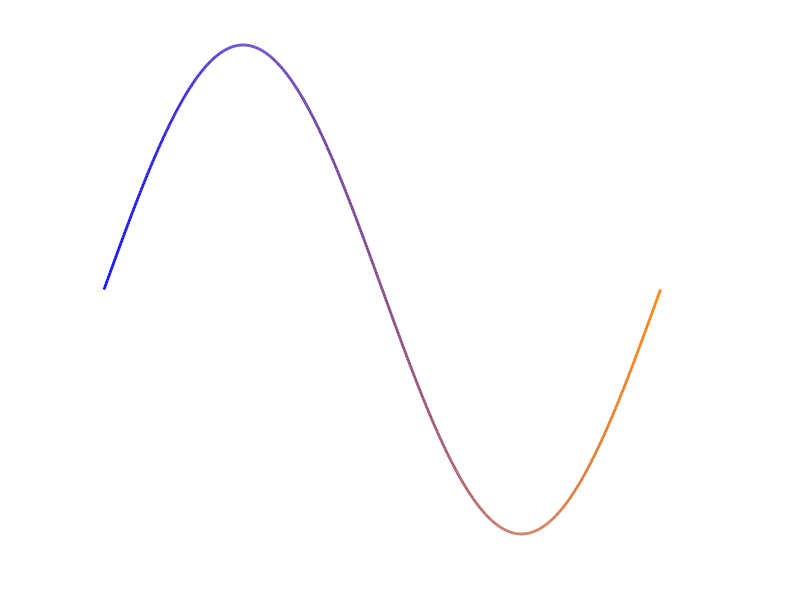

The MATLAB script that drew this image:
x = linspace(0, 2*pi, 1000); % More points for a smoother gradient
y = sin(x);

figure();
set(gcf, 'Color', 'k');
hold on;

colors = [linspace(0, 1, length(x))', linspace(0, 0.5, length(x))', linspace(1, 0, length(x))'];

for i = 1:length(x)-1
    plot(x(i:i+1), y(i:i+1), 'Color', colors(i,:), 'LineWidth', 2);
end

xlabel("x axis",'FontWeight','bold');
ylabel("y axis",'FontWeight','bold');

set(gca, 'Color', 'k');
set(gca, 'XColor', 'w');
set(gca, 'YColor', 'w');
set(gca, 'GridColor', 'w');

set(gca, 'FontName', 'Arial'); % Changes the font of the axis labels and tick labels
set(get(gca, 'XLabel'), 'FontName', 'Arial'); % Changes the font of the X-axis label
set(get(gca, 'YLabel'), 'FontName', 'Arial'); % Changes the font of the Y-axis label
set(get(gca, 'Title'), 'FontName', 'Arial'); % Changes the font of the title

set(gca, 'FontSize', 12); % Changes the font size of the axis labels and tick labels
set(get(gca, 'XLabel'), 'FontSize', 14); % Changes the font size of the X-axis label
set(get(gca, 'YLabel'), 'FontSize', 14); % Changes the font size of the Y-axis label
set(get(gca, 'Title'), 'FontSize', 16); % Changes the font size of the title

set(get(gca, 'Title'), 'FontWeight', 'bold');

